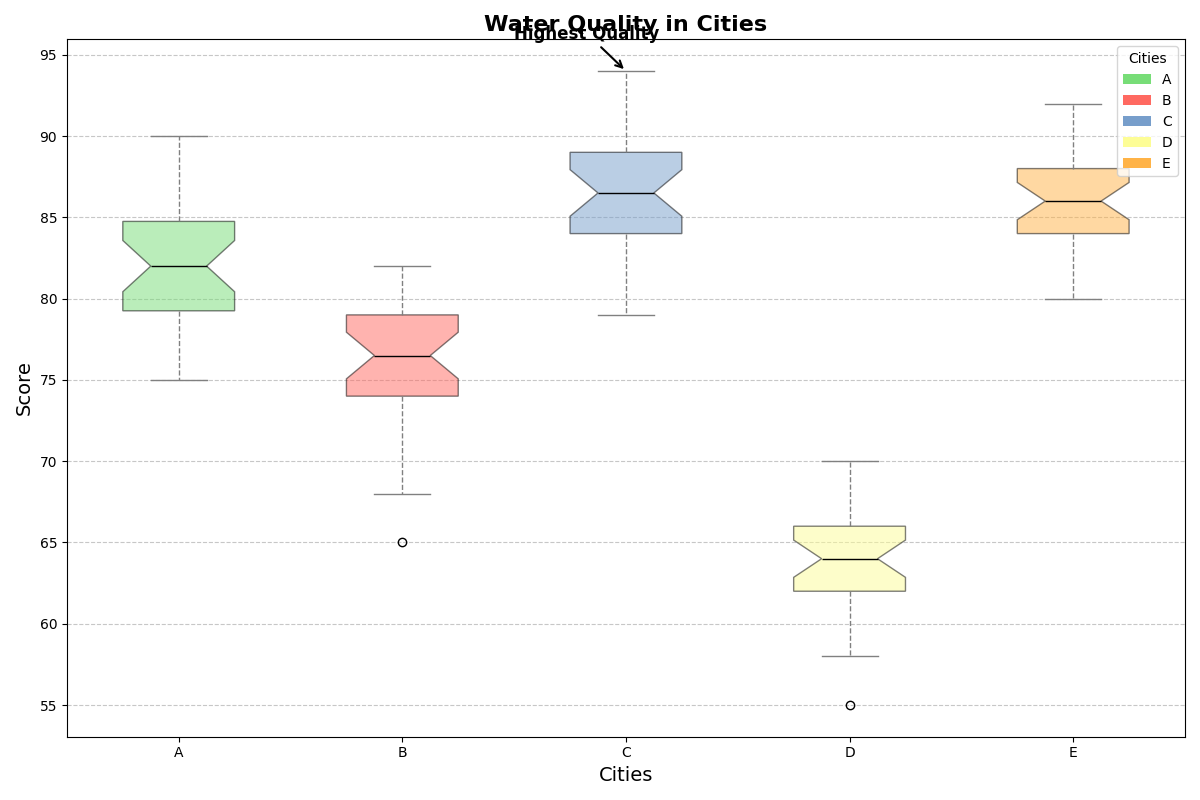

Generate this figure with Python:
import matplotlib.pyplot as plt
import numpy as np
from matplotlib.patches import Patch 

# Data for water quality scores
water_quality_data = {
    'A': [75, 80, 85, 77, 82, 79, 81, 83, 85, 84, 81, 78, 80, 79, 83, 86, 88, 89, 90, 76, 78, 79, 81, 83, 84, 80, 82, 83, 85, 87],
    'B': [65, 68, 70, 72, 74, 69, 71, 75, 77, 79, 80, 81, 75, 74, 73, 78, 76, 77, 80, 82, 81, 79, 78, 76, 75, 74, 77, 78, 79, 80],
    'C': [90, 92, 93, 94, 89, 87, 88, 86, 85, 84, 83, 90, 89, 88, 87, 86, 85, 84, 83, 90, 89, 88, 87, 86, 85, 83, 81, 82, 80, 79],
    'D': [55, 58, 60, 62, 64, 59, 61, 63, 65, 67, 66, 68, 63, 62, 61, 64, 63, 65, 66, 68, 67, 69, 70, 65, 61, 62, 63, 64, 65, 66],
    'E': [82, 84, 85, 86, 89, 87, 88, 86, 85, 87, 90, 92, 89, 88, 86, 84, 83, 85, 87, 89, 90, 88, 87, 86, 85, 84, 83, 82, 80, 81]
}

city_names = list(water_quality_data.keys())
quality_values = list(water_quality_data.values())

fig, ax = plt.subplots(figsize=(12, 8))
boxplot = ax.boxplot(quality_values, vert=True, patch_artist=True, notch=True, labels=city_names)

colors = ['#77dd77', '#ff6961', '#779ecb', '#fdfd96', '#ffb347']
for patch, color in zip(boxplot['boxes'], colors):
    patch.set_facecolor(color)
    patch.set_alpha(0.5)

plt.setp(boxplot['whiskers'], color='gray', linestyle='--')
plt.setp(boxplot['caps'], color='gray')
plt.setp(boxplot['medians'], color='black')

ax.set_title("Water Quality in Cities", fontsize=16, fontweight='bold')
ax.set_ylabel("Score", fontsize=14)
ax.set_xlabel("Cities", fontsize=14)

ax.yaxis.grid(True, linestyle='--', alpha=0.7)

ax.annotate('Highest Quality', xy=(3, 94), xytext=(2.5, 96),
            arrowprops=dict(facecolor='black', arrowstyle='->', lw=1.5),
            fontsize=12, fontweight='bold', color='black')

legend_elements = [Patch(facecolor=color, label=city) for color, city in zip(colors, city_names)]
ax.legend(handles=legend_elements, title='Cities', loc='upper right')

plt.tight_layout()
plt.show()
